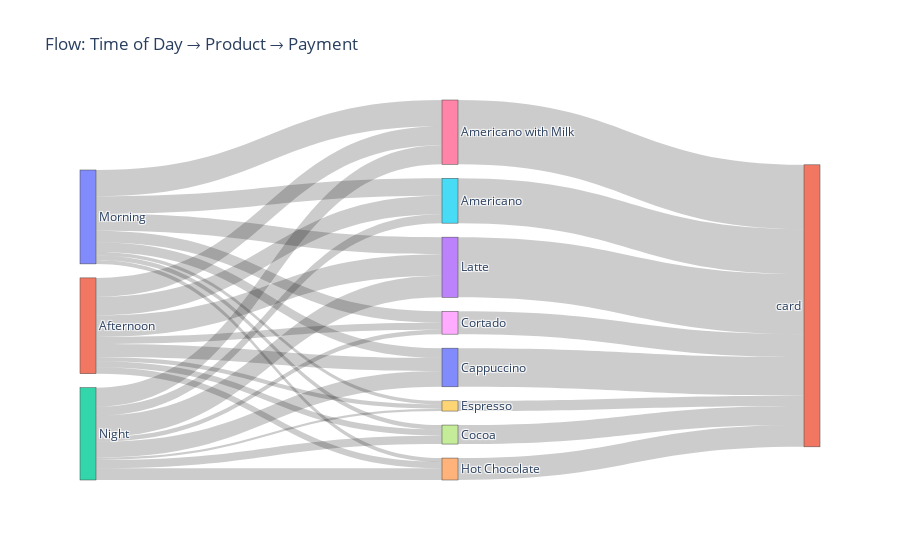

Notebook source saved alongside this figure:
### Code cell
# 4) nodes
times = df_sankey["Time_of_Day"].astype(str).unique().tolist()
products = df_sankey["coffee_name"].astype(str).unique().tolist()
payment = df_sankey["cash_type"].astype(str).unique().tolist()

nodes = times + products + payment
node_index = {name: i for i, name in enumerate(nodes)}

# 5) links
sources, targets, values = [], [], []

for _, r in tp.iterrows():
    sources.append(node_index[r["Time_of_Day"]])
    targets.append(node_index[r["coffee_name"]])
    values.append(float(r["value"]))

for _, r in pc.iterrows():
    sources.append(node_index[r["coffee_name"]])
    targets.append(node_index[r["cash_type"]])
    values.append(float(r["value"]))

# 6) plot
fig = go.Figure(data=[go.Sankey(
    arrangement="snap",
    node=dict(label=nodes, pad=14, thickness=16),
    link=dict(source=sources, target=targets, value=values)
)])
fig.update_layout(title_text="Flow: Time of Day → Product → Payment", font_size=12) 
fig.show()

### Figure 1 — Plotly figure (JSON) as saved in the notebook; plotly's stock layout.template omitted (floating-point values rounded to 4 significant figures)
{"data": [{"arrangement": "snap", "link": {"source": [1, 1, 1, 1, 1, 1, 1, 1, 0, 0, 0, 0, 0, 0, 0, 0, 2, 2, 2, 2, 2, 2, 2, 2, 5, 6, 10, 7, 8, 9, 4, 3], "target": [5, 6, 10, 7, 8, 9, 4, 3, 5, 6, 10, 7, 8, 9, 4, 3, 5, 6, 10, 7, 8, 9, 4, 3, 11, 11, 11, 11, 11, 11, 11, 11], "value": [233, 239, 164, 75, 88, 56, 80, 270, 219, 331, 122, 58, 143, 44, 49, 215, 112, 239, 200, 106, 56, 29, 147, 272, 564, 809, 486, 239, 287, 129, 276, 757]}, "node": {"label": ["Morning", "Afternoon", "Night", "Latte", "Hot Chocolate", "Americano", "Americano with Milk", "Cocoa", "Cortado", "Espresso", "Cappuccino", "card"], "pad": 14, "thickness": 16}, "type": "sankey"}], "layout": {"autosize": true, "font": {"size": 12}, "title": {"text": "Flow: Time of Day → Product → Payment"}}}
